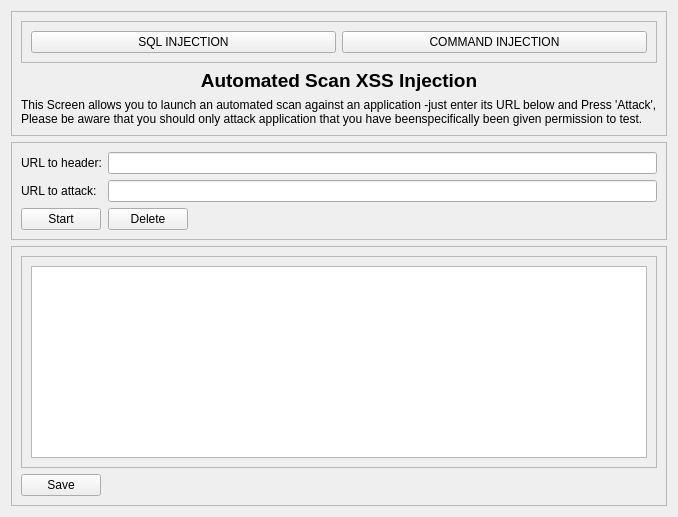
            <widget class="QWidget" name="xss_injection">
             <layout class="QGridLayout" name="gridLayout_3">
              <item row="2" column="0">
               <widget class="QFrame" name="frame_18">
                <property name="frameShape">
                 <enum>QFrame::StyledPanel</enum>
                </property>
                <property name="frameShadow">
                 <enum>QFrame::Raised</enum>
                </property>
                <layout class="QVBoxLayout" name="verticalLayout_6">
                 <item>
                  <widget class="QScrollArea" name="scrollArea">
                   <property name="widgetResizable">
                    <bool>true</bool>
                   </property>
                   <widget class="QWidget" name="scrollAreaWidgetContents">
                    <property name="geometry">
                     <rect>
                      <x>0</x>
                      <y>0</y>
                      <width>568</width>
                      <height>185</height>
                     </rect>
                    </property>
                    <layout class="QVBoxLayout" name="verticalLayout_5">
                     <item>
                      <widget class="QListView" name="listView"/>
                     </item>
                    </layout>
                   </widget>
                  </widget>
                 </item>
                 <item alignment="Qt::AlignLeft">
                  <widget class="QPushButton" name="pushButton_19">
                   <property name="text">
                    <string>Save</string>
                   </property>
                   <property name="icon">
                    <iconset resource="feathers.qrc">
                     <normaloff>:/feather/feather/save.svg</normaloff>:/feather/feather/save.svg</iconset>
                   </property>
                   <property name="iconSize">
                    <size>
                     <width>32</width>
                     <height>32</height>
                    </size>
                   </property>
                  </widget>
                 </item>
                </layout>
               </widget>
              </item>
              <item row="1" column="0">
               <widget class="QFrame" name="frame_17">
                <property name="frameShape">
                 <enum>QFrame::StyledPanel</enum>
                </property>
                <property name="frameShadow">
                 <enum>QFrame::Raised</enum>
                </property>
                <layout class="QGridLayout" name="gridLayout_4">
                 <item row="0" column="1">
                  <widget class="QLineEdit" name="lineEdit_2"/>
                 </item>
                 <item row="1" column="0">
                  <widget class="QLabel" name="label_18">
                   <property name="text">
                    <string>URL to attack:</string>
                   </property>
                  </widget>
                 </item>
                 <item row="1" column="1">
                  <widget class="QLineEdit" name="lineEdit"/>
                 </item>
                 <item row="0" column="0">
                  <widget class="QLabel" name="label_17">
                   <property name="text">
                    <string>URL to header:</string>
                   </property>
                  </widget>
                 </item>
                 <item row="2" column="0" alignment="Qt::AlignLeft">
                  <widget class="QPushButton" name="pushButton_17">
                   <property name="text">
                    <string>Start</string>
                   </property>
                   <property name="icon">
                    <iconset resource="feathers.qrc">
                     <normaloff>:/feather/feather/zap.svg</normaloff>:/feather/feather/zap.svg</iconset>
                   </property>
                   <property name="iconSize">
                    <size>
                     <width>32</width>
                     <height>32</height>
                    </size>
                   </property>
                  </widget>
                 </item>
                 <item row="2" column="1" alignment="Qt::AlignLeft">
                  <widget class="QPushButton" name="pushButton_18">
                   <property name="text">
                    <string>Delete</string>
                   </property>
                   <property name="icon">
                    <iconset resource="feathers.qrc">
                     <normaloff>:/feather/feather/delete.svg</normaloff>:/feather/feather/delete.svg</iconset>
                   </property>
                   <property name="iconSize">
                    <size>
                     <width>32</width>
                     <height>32</height>
                    </size>
                   </property>
                  </widget>
                 </item>
                </layout>
               </widget>
              </item>
              <item row="0" column="0">
               <widget class="QFrame" name="frame_16">
                <property name="sizePolicy">
                 <sizepolicy hsizetype="Fixed" vsizetype="Preferred">
                  <horstretch>0</horstretch>
                  <verstretch>0</verstretch>
                 </sizepolicy>
                </property>
                <property name="frameShape">
                 <enum>QFrame::StyledPanel</enum>
                </property>
                <property name="frameShadow">
                 <enum>QFrame::Raised</enum>
                </property>
                <layout class="QGridLayout" name="gridLayout_5">
                 <item row="3" column="0" alignment="Qt::AlignTop">
                  <widget class="QLabel" name="label_19">
                   <property name="text">
                    <string>This Screen allows you to launch an automated scan against an application -just enter its URL below and Press 'Attack',
Please be aware that you should only attack application that you have beenspecifically been given permission to test.</string>
                   </property>
                  </widget>
                 </item>
                 <item row="2" column="0" alignment="Qt::AlignTop">
                  <widget class="QLabel" name="label_15">
                   <property name="font">
                    <font>
                     <pointsize>14</pointsize>
                     <weight>75</weight>
                     <bold>true</bold>
                    </font>
                   </property>
                   <property name="text">
                    <string>&lt;html&gt;&lt;head/&gt;&lt;body&gt;&lt;p align=&quot;center&quot;&gt;Automated Scan XSS Injection&lt;/p&gt;&lt;/body&gt;&lt;/html&gt;</string>
                   </property>
                  </widget>
                 </item>
                 <item row="1" column="0">
                  <widget class="QFrame" name="frame">
                   <property name="frameShape">
                    <enum>QFrame::StyledPanel</enum>
                   </property>
                   <property name="frameShadow">
                    <enum>QFrame::Raised</enum>
                   </property>
                   <layout class="QHBoxLayout" name="horizontalLayout_10">
                    <item>
                     <widget class="QPushButton" name="pushButton_3">
                      <property name="text">
                       <string>SQL INJECTION</string>
                      </property>
                     </widget>
                    </item>
                    <item>
                     <widget class="QPushButton" name="pushButton_4">
                      <property name="text">
                       <string>COMMAND INJECTION</string>
                      </property>
                     </widget>
                    </item>
                   </layout>
                  </widget>
                 </item>
                </layout>
               </widget>
              </item>
             </layout>
            </widget>
